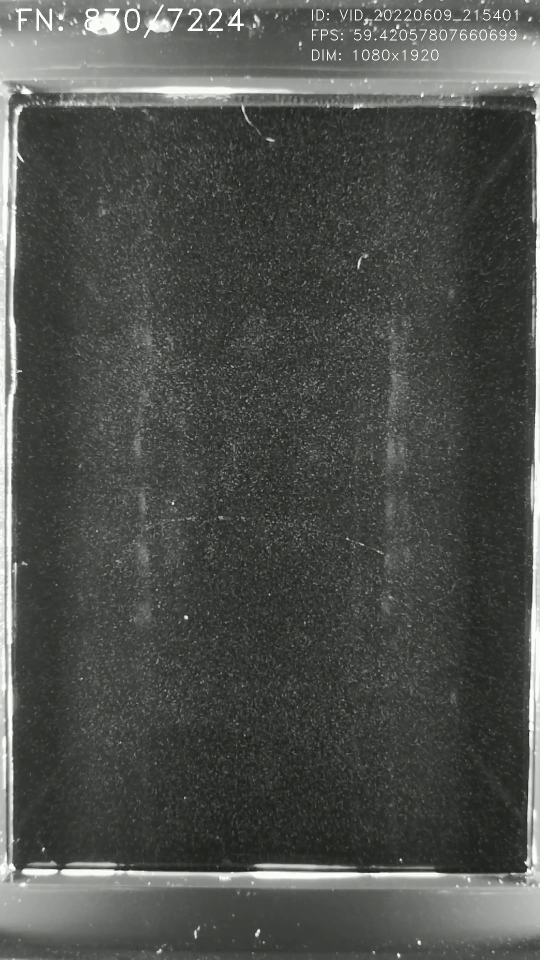
#> input picture backend/data/raw/cloud_chamber/VID_20220609_215401_A.mp4_snapshot_00.14_[2022.06.10_12.55.24].jpg, 1080 x 1920 px (shown at 1/2 size)
$ python -i track_annotation_tool.py   (imports and definitions only)
#> lines starting #> are read from the running program, lines starting #| are printed output that depends on the picture
#> further down, picture is the input picture: shape (1920, 1080, 3); mean B, G, R 76.9, 80.5, 78.5
"""Interactive OpenCV tool for manual known-source track annotation."""

from __future__ import annotations

from dataclasses import dataclass
from pathlib import Path
from typing import Callable, ClassVar

import cv2
import numpy as np

from .crop_utils import crop_original_pixels, validate_roi
from .crop_utils import (
    RotatedROI,
    extract_rotated_crop,
    rotated_roi_bounding_box,
    rotated_roi_from_axis,
    validate_rotated_roi,
)
from .dataset_metadata import (
    AWAN_IMAGE_NAME,
    AWAN_PANEL_METADATA,
    create_event_id,
    ensure_dataset_structure,
    save_annotation,
)
from .video_review_history import format_source_frame_warning


SUPPORTED_IMAGE_SUFFIXES = frozenset({".jpg", ".jpeg", ".png"})


# [25 lines left out: functions discover_image_files, navigate_image_index, not called in this run]


def _display_bgr(image: np.ndarray) -> np.ndarray:
    if image.ndim == 2:
        return cv2.cvtColor(image, cv2.COLOR_GRAY2BGR)
    if image.shape[2] == 4:
        return cv2.cvtColor(image, cv2.COLOR_BGRA2BGR)
    return image


@dataclass
class ViewportROISelector:
    """Rectangle selector with zoom and pan while retaining original coordinates."""

    image: np.ndarray
    max_width: int = 1400
    max_height: int = 850
    window_name: str = "Select one complete track"
    batch_mode: bool = False

    # [116 lines left out: functions __post_init__, _clip_offsets, _screen_to_original, _zoom_at, _mouse, _render and 1 more, not called in this run]


class OrientedROISelector(ViewportROISelector):
    """Select an oriented rectangle using a centreline and perpendicular width."""

    # [145 lines left out: functions __post_init__, _original_to_screen, _candidate, _reset_oriented_selection, _mouse, _render and 1 more, not called in this run]


def _fit_preview(image: np.ndarray, max_width: int = 1200, max_height: int = 800) -> np.ndarray:
#> called with max_width = 1200, max_height = 800
    display = _display_bgr(image)
    height, width = display.shape[:2]
#> height = 1920; width = 1080
    scale = min(1.0, max_width / width, max_height / height)
#> scale = 0.417
    if scale == 1.0:
        return display.copy()
    return cv2.resize(display, (max(1, round(width * scale)), max(1, round(height * scale))), interpolation=cv2.INTER_AREA)
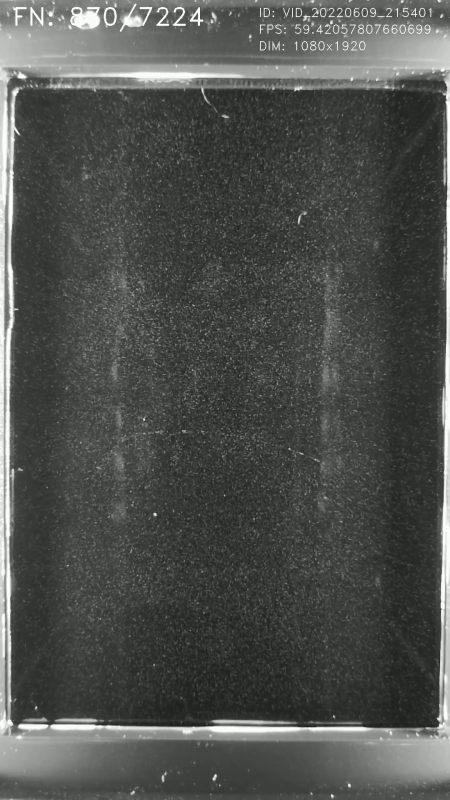
#> returned value: shape (800, 450, 3); mean of channels 0, 1, 2 76.9, 80.5, 78.5; drawn as B, G, R


@dataclass(frozen=True)
class PreviewGeometry:
    """Display-only placement of a crop inside the preview canvas."""

    x: int
    y: int
    width: int
    height: int
    scale: float


@dataclass
class PreviewState:
    """Display-only crop preview options; never contains dataset pixels."""

    zoom_index: int = 0
    contrast_enabled: bool = False
    grayscale_enabled: bool = False

    ZOOM_LEVELS: ClassVar[tuple[float, ...]] = (1.0, 1.5, 2.0, 3.0)

    @property
    def magnification(self) -> float:
        return self.ZOOM_LEVELS[self.zoom_index]

    def cycle_zoom(self) -> None:
        self.zoom_index = (self.zoom_index + 1) % len(self.ZOOM_LEVELS)

    # [313 lines left out: functions restore_original, description, calculate_crop_preview_geometry, _preview_uint8, build_display_crop, build_crop_preview_frame and 7 more, not called in this run]


@dataclass(frozen=True)
class AnnotationDefaults:
    source_dataset: str
    source_isotope: str
    physical_origin: str


# [196 lines left out: functions _prompt_annotation_defaults, _read_source_image, _run_image_session, run_annotation, run_folder_annotation, run_interactive, not called in this run]

>>> import cv2
>>> picture = cv2.imread('../../data/raw/cloud_chamber/VID_20220609_215401_A.mp4_snapshot_00.14_[2022.06.10_12.55.24].jpg')
>>> result = _fit_preview(picture)
